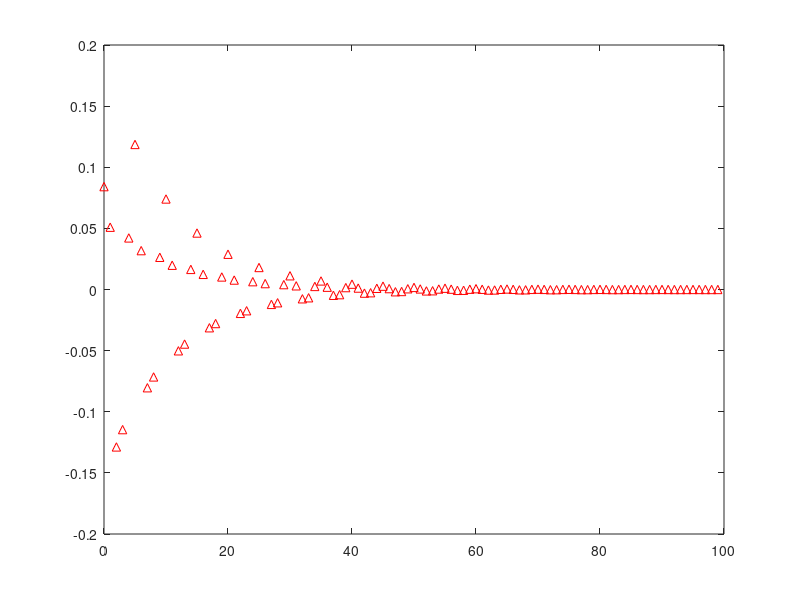
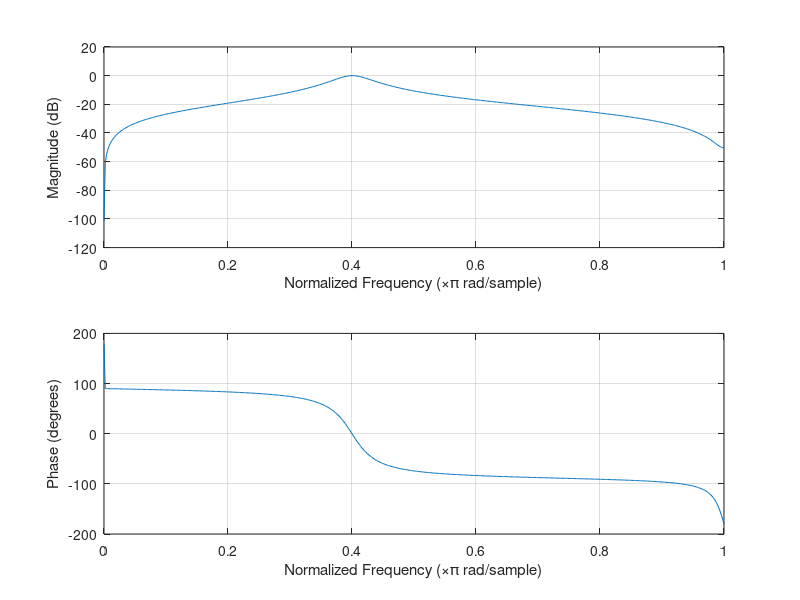

MATLAB code to generate these figures, in order:
clear all, close all

f = 0.2; %frequencia de corte superior fc=0.2 rad/s
BW = 0.03; %frequencia de corte inferior fc=0.03 rad/s
R = 1 - 3*BW ;
K = (1- 2*R*cos(2*pi*f) + R^2) / (2 - 2*cos(2*pi*f));
a0 = 1-K ; %coeficiente a0
a1 = 2*(K-R)*cos(2*pi*f) ; %coeficiente a1
a2 = R^2 - K; %coeficiente a2
b1 = 2*R*cos(2*pi*f) ; %termo b1
b2 = -R^2; %termo b2
vetorAs = [a0 a1 a2]; %vetor dos coeficientes
vetorBs = [b1 b2]; %coeficiente dos termos
d=[1 -vetorBs];
n=vetorAs;
h=impz(n,d,100);%armazena em h a resposta ao impulso do sistema no domínio do tempo
impz(n,d,100); %resposta ao impulso do sistema no domínio do tempo
figure
freqz(h); %resposta ao impulso do sistema no domínio da frequencia
